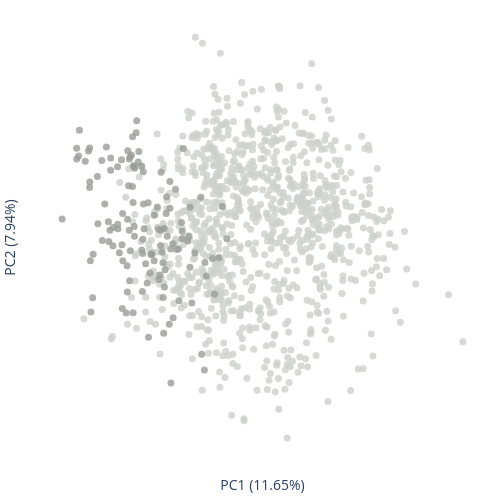

Notebook code cell kept with this figure:
### Code cell
import plotly.graph_objects as go 


# plot_df = pca_df[pca_df.Class > 1]
plot_df = pca_df.copy()
# Define colors for each class
colormap = cf.distinct_colors(np.sort(plot_df['Class'].unique()), custom_color=['#9A9C99', '#CDCFCC'])

# Plot
fig = go.Figure()
fig.add_trace(go.Scatter(
    x=plot_df.PCA_1,
    y=plot_df.PCA_2,
    text=plot_df.index,
    mode='markers',
    marker=dict(
        color=[colormap.get(_class) for _class in plot_df['Class']],
    )
))

fig.update_traces(marker=dict(size=7, opacity = 0.8))
fig.update_layout(xaxis_title = f'PC1 ({variance_ratio[0]*100:.2f}%)',
                  yaxis_title = f'PC2 ({variance_ratio[1]*100:.2f}%)',
                  margin=dict(r=10, l=10, b=10, t=10),
                  plot_bgcolor='white', 
                  paper_bgcolor='white',
                  width=500, height=500
)
fig.update_xaxes(showticklabels=False, ticks="")
fig.update_yaxes(showticklabels=False, ticks="")
fig.show()
fig.write_image('../../output/pub_Figures/ESM/PCA_esm_class.png', 
                width=500, height=500, scale=3)

### Figure 1 — Plotly figure (JSON) as saved in the notebook; plotly's stock layout.template omitted (floating-point values rounded to 4 significant figures; data arrays with more than 128 entries replaced by an {"elided": "..."} marker saying what was removed)
{"data": [{"marker": {"color": {"elided": "1081 str values"}, "opacity": 0.8, "size": 7}, "mode": "markers", "text": {"elided": "1081 str values"}, "type": "scatter", "x": {"elided": "1081 float values"}, "y": {"elided": "1081 float values"}}], "layout": {"height": 500, "margin": {"b": 10, "l": 10, "r": 10, "t": 10}, "paper_bgcolor": "white", "plot_bgcolor": "white", "width": 500, "xaxis": {"showticklabels": false, "ticks": "", "title": {"text": "PC1 (11.65%)"}}, "yaxis": {"showticklabels": false, "ticks": "", "title": {"text": "PC2 (7.94%)"}}}}
